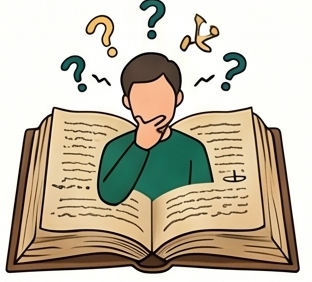
#> input picture films/berguru-silsilah/assets/book.png, 312 x 282 px, given in place of source.png, which was not available
$ python crops.py ../assets
#> lines starting #> are read from the running program, lines starting #| are printed output that depends on the picture; pictures that were not available may be replaced by others from this repository, and a replacement may not be noted
# Crop the infographic's illustrations (display coords x 1.376 = source px) and build a contact sheet.
import sys, json
from PIL import Image, ImageDraw
root = sys.argv[1]
S = 1536 / 1116
im = Image.open(f"{root}/assets/source.png").convert("RGB")
#> im is the input picture: PIL image 312x282 RGB; mean R, G, B 196.1, 187.7, 169.7
boxes = {
  "book":     (58, 370, 285, 575),
  "phone":    (636, 352, 765, 585),
  "magic":    (185, 595, 490, 735),
  "dreamer":  (185, 595, 360, 735),
  "magician": (355, 595, 490, 735),
  "scholars": (55, 1010, 305, 1230),
  "lantern":  (490, 1020, 630, 1215),
  "pillars":  (868, 1070, 948, 1262),
  "heart":    (965, 1105, 1052, 1185),
  "compass":  (128, 1398, 240, 1528),
  "pray":     (70, 1680, 245, 1945),
  "guide":    (270, 1655, 400, 1895),
  "king":     (930, 1665, 1075, 1845),
  "darkman":  (785, 1790, 935, 1968),
}
out = {}
tiles = []
for k, b in boxes.items():
    sb = tuple(round(v * S) for v in b)
    c = im.crop(sb); c.save(f"{root}/assets/{k}.png"); out[k] = c.size
    tiles.append((k, c))
#> c: PIL image 207x245 RGB; every value is 0
#> after the loop, out = 14 items; tiles = 14 items
W = 1800; x = y = 0; rowh = 0
sheet = Image.new("RGB", (W, 1400), "white"); d = ImageDraw.Draw(sheet)
#> after `sheet = Image.new('RGB', (W, 1400), 'white')`: sheet: PIL image 1800x1400 RGB; every value is 255
for k, c in tiles:
    if x + c.width > W: x = 0; y += rowh + 30; rowh = 0
    sheet.paste(c, (x, y + 20)); d.text((x + 4, y + 2), k, fill="red")
    x += c.width + 10; rowh = max(rowh, c.height)
#> this loop made 14 passes
#> (k, x, y, rowh) on pass 7: ('lantern', 203, 351, 268)
#> (k, x, rowh) on passes 1 to 6: ('book', 322, 282), ('phone', 510, 321), ('magic', 939, 321), ('dreamer', 1189, 321), ('magician', 1384, 321), ('scholars', 1738, 321)
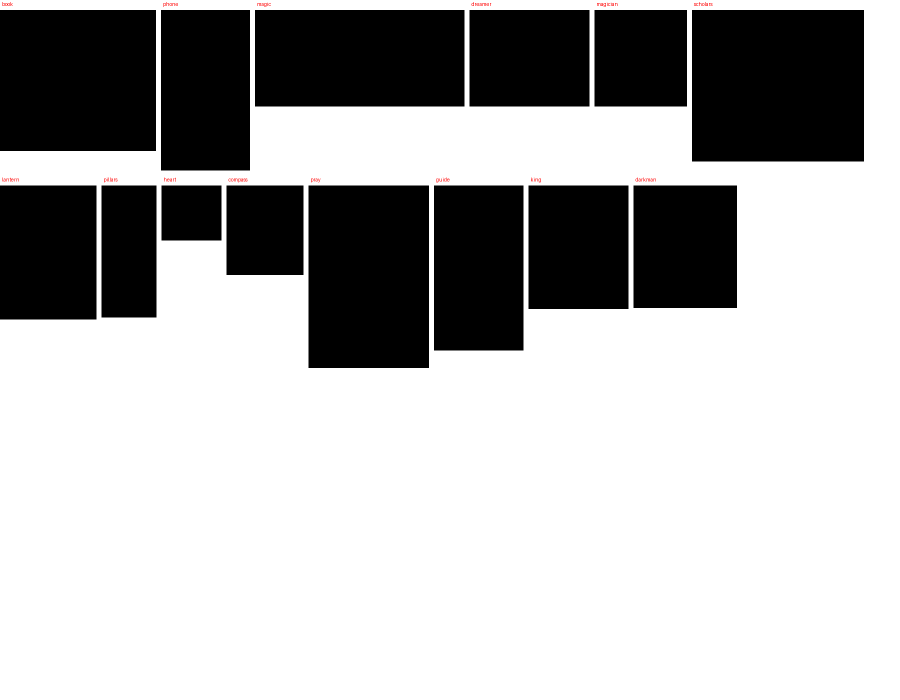
#> sheet: PIL image 1800x1400 RGB (shown at 1/2 size); mean R, G, B 176, 175.9, 175.9
#> after the loop, rowh = 365; x = 1484; y = 351
sheet.crop((0, 0, W, y + rowh + 30)).save(f"{root}/probe_crops.png")
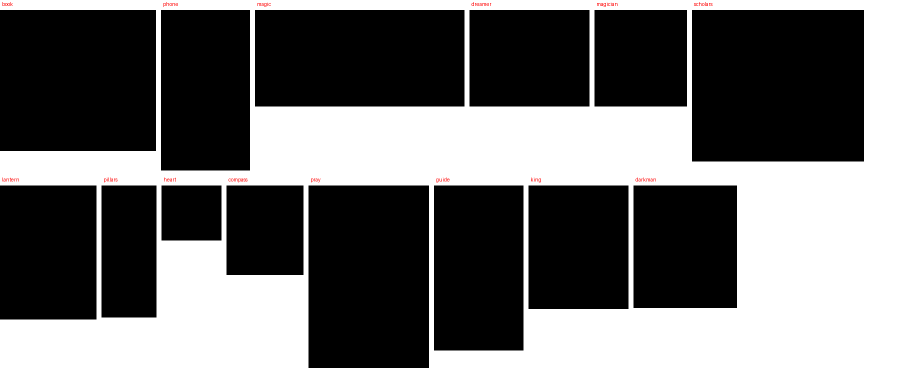
#> saved as probe_crops.png: PIL image 1800x746 RGB (shown at 1/2 size); mean R, G, B 106.7, 106.5, 106.5
print(json.dumps(out))
#> (printed output is left out)

$ run again, on films/berguru-silsilah/assets/darkman@2x.png
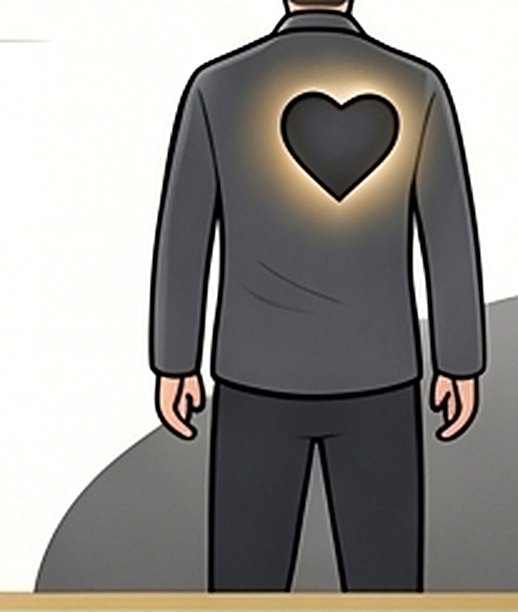
#> input picture films/berguru-silsilah/assets/darkman@2x.png, 518 x 612 px, given in place of source.png, which was not available
#> im is the input picture: PIL image 518x612 RGB; mean R, G, B 149.5, 146.9, 143.1
#> after the loop `for k, b in boxes.items():`: out = 14 items
#> the loop `for k, c in tiles:` made 14 passes
#> (k, x, y, rowh) on pass 7: ('lantern', 203, 351, 268)
#> after the loop `for k, c in tiles:`:
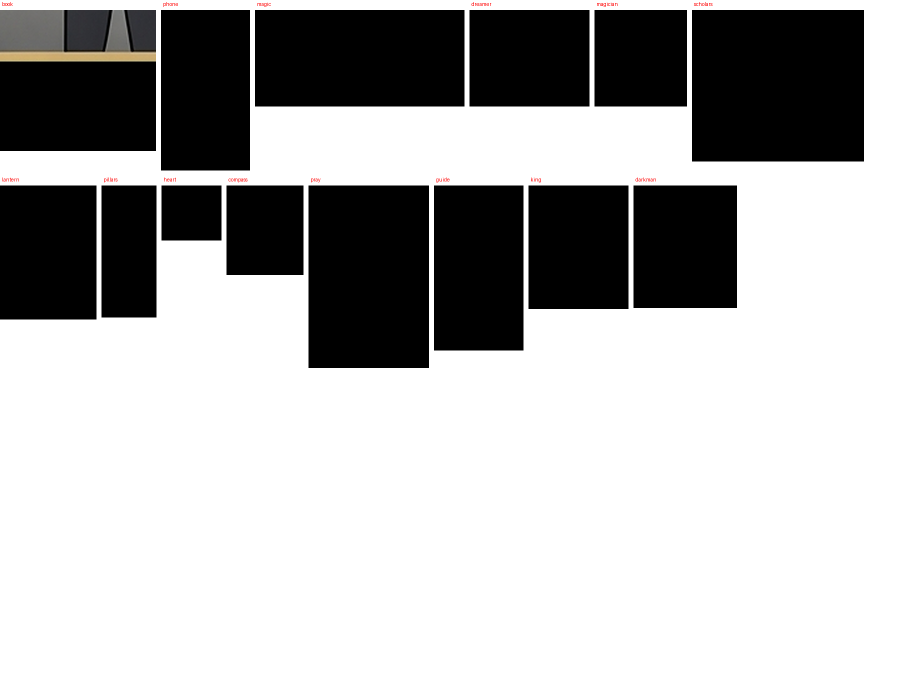
#> sheet: PIL image 1800x1400 RGB (shown at 1/2 size); mean R, G, B 177.3, 177.1, 177
#> after the loop `for k, c in tiles:`: rowh = 365; x = 1484; y = 351
#> `sheet.crop((0, 0, W, y + rowh + 30)).save(f"{root}/probe_crops.png")`:
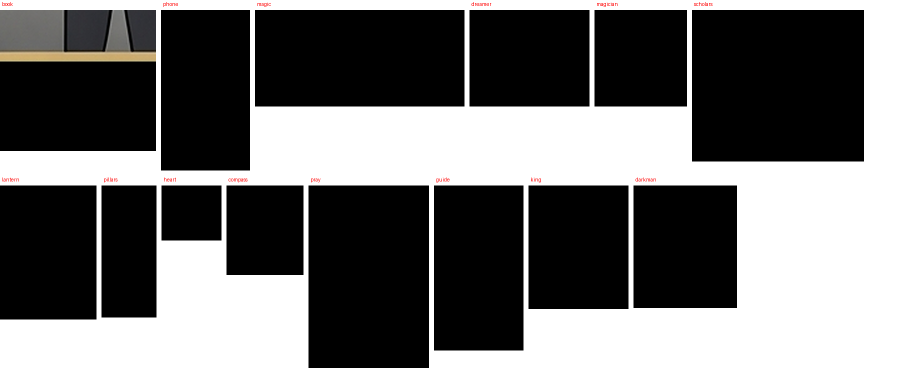
#> saved as probe_crops.png: PIL image 1800x746 RGB (shown at 1/2 size); mean R, G, B 109.2, 108.8, 108.6
#> (printed output is left out)
